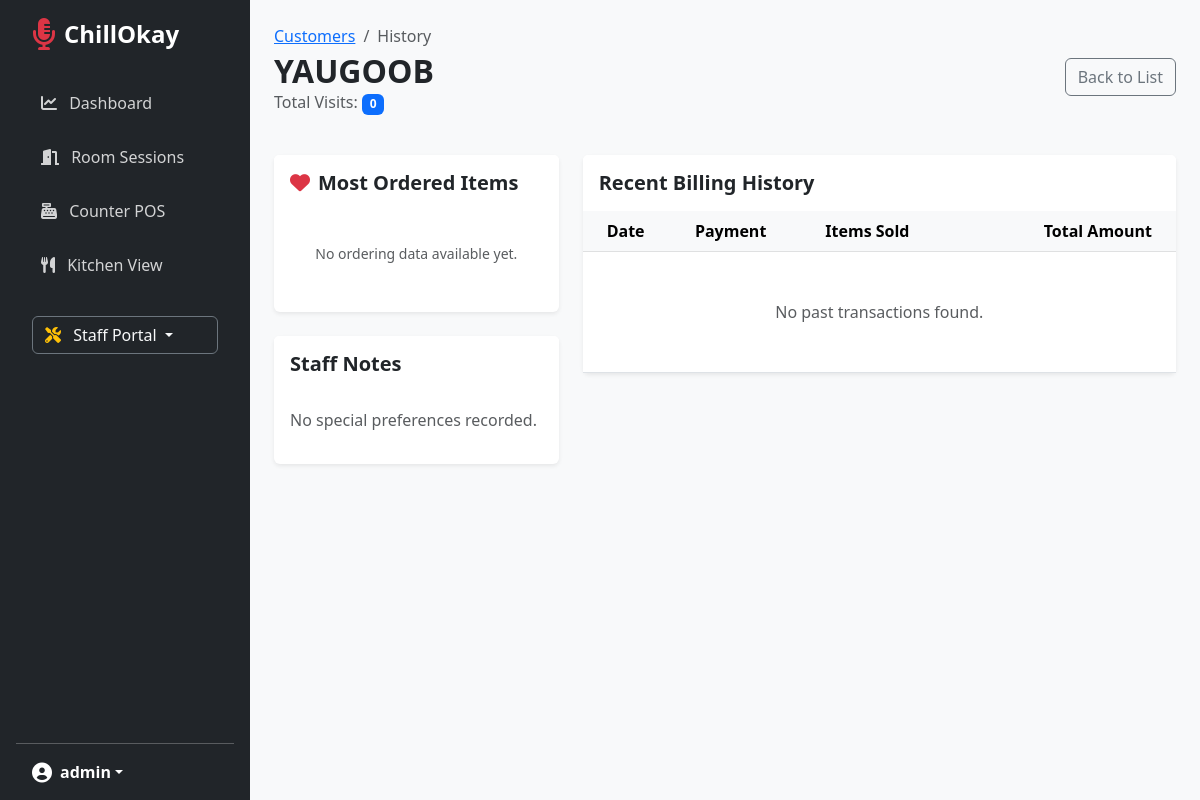
The app's page /karaoke/customers/history/1/ (signed in) with its own data.
### core/models.py (models this page shows, shortened)
class Customer(models.Model):
    outlet = models.ForeignKey(Outlet, on_delete=models.CASCADE, related_name='customers', null=True)
    name = models.CharField(max_length=100)
    phone = models.CharField(max_length=20, blank=True, null=True)
    total_credit = models.DecimalField(max_digits=10, decimal_places=2, default=0.00)
    current_balance = models.DecimalField(max_digits=10, decimal_places=2, default=0.00)
    visit_count = models.PositiveIntegerField(default=0)
    notes = models.TextField(blank=True, null=True)

### karaoke/views.py (the view)
# urls.py: path('customers/history/<int:customer_id>/', views.customer_history, name='customer_history'),
@login_required
def customer_history(request, customer_id):
    customer = get_object_or_404(Customer, id=customer_id)
    sales = SaleTransaction.objects.filter(customer=customer).order_by('-date')
    preferences = SaleItem.objects.filter(sale__customer=customer).values('product__name').annotate(total_qty=Sum('quantity')).order_by('-total_qty')[:10]
    return render(request, 'karaoke/customer_history.html', {'customer': customer, 'sales': sales, 'preferences': preferences})

### core/multi_tenant.py (called while the page is built, shortened)
def get_user_outlet(user):
    try:
        if hasattr(user, 'employee') and user.employee:
            return user.employee.outlet
    except:
        pass

### karaoke/templates/karaoke/customer_history.html
{% extends 'base.html' %}
{% block content %}
<div class="container-fluid p-4">
    <div class="d-flex justify-content-between align-items-center mb-4">
        <div>
            <nav aria-label="breadcrumb">
                <ol class="breadcrumb mb-1">
                    <li class="breadcrumb-item"><a href="{% url 'customer_list' %}">Customers</a></li>
                    <li class="breadcrumb-item active">History</li>
                </ol>
            </nav>
            <h2 class="fw-bold mb-0">{{ customer.name }}</h2>
            <p class="text-muted">Total Visits: <span class="badge bg-primary">{{ customer.visit_count }}</span></p>
        </div>
        <a href="{% url 'customer_list' %}" class="btn btn-outline-secondary">Back to List</a>
    </div>
    <div class="row">
        <div class="col-md-4">
            <div class="card shadow-sm border-0 mb-4">
                <div class="card-header bg-white py-3 border-0">
                    <h5 class="mb-0 fw-bold"><i class="fas fa-heart text-danger me-2"></i>Most Ordered Items</h5>
                </div>
                <div class="card-body">
                    {% if preferences %}
                        <ul class="list-group list-group-flush">
                        {% for pref in preferences %}
                            <li class="list-group-item d-flex justify-content-between align-items-center px-0">
                                <span>{{ pref.product__name }}</span>
                                <span class="badge bg-light text-dark border">{{ pref.total_qty }} units</span>
                            </li>
                        {% endfor %}
                        </ul>
                    {% else %}
                        <p class="text-muted small text-center py-3">No ordering data available yet.</p>
                    {% endif %}
                </div>
            </div>
            <div class="card shadow-sm border-0">
                <div class="card-header bg-white py-3 border-0">
                    <h5 class="mb-0 fw-bold">Staff Notes</h5>
                </div>
                <div class="card-body">
                    <p class="text-muted">{{ customer.notes|default:"No special preferences recorded." }}</p>
                </div>
            </div>
        </div>
        <div class="col-md-8">
            <div class="card shadow-sm border-0">
                <div class="card-header bg-white py-3 border-0">
                    <h5 class="mb-0 fw-bold">Recent Billing History</h5>
                </div>
                <div class="card-body p-0">
                    <div class="table-responsive">
                        <table class="table table-hover align-middle mb-0">
                            <thead class="table-light">
                                <tr>
                                    <th class="ps-4">Date</th>
                                    <th>Payment</th>
                                    <th>Items Sold</th>
                                    <th class="text-end pe-4">Total Amount</th>
                                </tr>
                            </thead>
                            <tbody>
                                {% for sale in sales %}
                                <tr>
                                    <td class="ps-4">
                                        <span class="d-block fw-semibold">{{ sale.date|date:"d M Y" }}</span>
                                        <small class="text-muted">{{ sale.date|date:"H:i" }}</small>
                                    </td>
                                    <td><span class="badge bg-light text-dark border">{{ sale.payment_method }}</span></td>
                                    <td>
                                        <small class="text-muted">
                                            {% for item in sale.items.all %}
                                                {{ item.product.name }}{% if not forloop.last %}, {% endif %}
                                            {% endfor %}
                                        </small>
                                    </td>
                                    <td class="text-end pe-4 fw-bold text-success">MVR {{ sale.total_amount }}</td>
                                </tr>
                                {% empty %}
                                <tr>
                                    <td colspan="4" class="text-center py-5 text-muted">No past transactions found.</td>
                                </tr>
                                {% endfor %}
                            </tbody>
                        </table>
                    </div>
                </div>
            </div>
        </div>
    </div>
</div>
{% endblock %}

### core/templates/base.html (shortened to what this page needs)
<!DOCTYPE html>
<html lang="en">
<head>
    <link href="https://cdn.jsdelivr.net/npm/bootstrap@5.3.0/dist/css/bootstrap.min.css" rel="stylesheet">
    <link rel="stylesheet" href="https://cdnjs.cloudflare.com/ajax/libs/font-awesome/6.0.0/all.min.css">
</head>
<body class="d-flex">
    <nav class="sidebar d-flex flex-column p-3">
        <a href="{% url 'dashboard' %}" class="d-flex align-items-center mb-4 me-md-auto text-white text-decoration-none px-3">
            <i class="fas fa-microphone-alt fa-2x me-2 text-danger"></i>
            <span class="fs-4 fw-bold">ChillOkay</span>
        </a>
        <ul class="nav nav-pills flex-column mb-auto">
            <li class="nav-item">
                <a href="{% url 'dashboard' %}" class="nav-link {% if request.resolver_match.url_name == 'dashboard' %}active{% endif %}">
                    <i class="fas fa-chart-line me-2"></i> Dashboard
                </a>
            </li>
            <li>
                <a href="{% url 'karaoke_list' %}" class="nav-link {% if request.resolver_match.url_name == 'karaoke_list' %}active{% endif %}">
                    <i class="fas fa-door-open me-2"></i> Room Sessions
                </a>
            </li>
            <li>
                <a href="{% url 'record_sale' %}" class="nav-link {% if request.resolver_match.url_name == 'record_sale' %}active{% endif %}">
                    <i class="fas fa-cash-register me-2"></i> Counter POS
                </a>
            </li>
            <li>
                <a href="{% url 'kitchen_view' %}" class="nav-link {% if request.resolver_match.url_name == 'kitchen_view' %}active{% endif %}">
                    <i class="fas fa-utensils me-2"></i> Kitchen View
                </a>
            </li>
            <li class="nav-item dropdown mt-4 px-3">
                <a class="btn btn-outline-light dropdown-toggle w-100 text-start border-secondary" href="#" role="button" data-bs-toggle="dropdown">
                    <i class="fas fa-tools me-2 text-warning"></i> Staff Portal
                </a>
            </li>
        </ul>
        <hr>
        <div class="dropdown px-3">
            <a href="#" class="d-flex align-items-center text-white text-decoration-none dropdown-toggle" data-bs-toggle="dropdown">
                <i class="fas fa-user-circle fa-lg me-2"></i>
                <strong>{{ request.user.username }}</strong>
            </a>
        </div>
    </nav>
    <main class="main-content">
        {% block content %}{% endblock %}
    </main>
</body>
</html>

### core/templates/base.html (style rules this page uses)
body { background-color: #f8f9fa; }
.sidebar { min-width: 250px; max-width: 250px; min-height: 100vh; background: #212529; color: white; transition: all 0.3s; }
.sidebar .nav-link { color: rgba(255,255,255,0.8); border-radius: 5px; margin: 5px 15px; padding: 10px; }
.main-content { width: 100%; }

### records on screen
Customer: name "YAUGOOB", visit_count "0", notes "No special preferences recorded."

### other values on screen
{{ request.user.username }} "admin"
